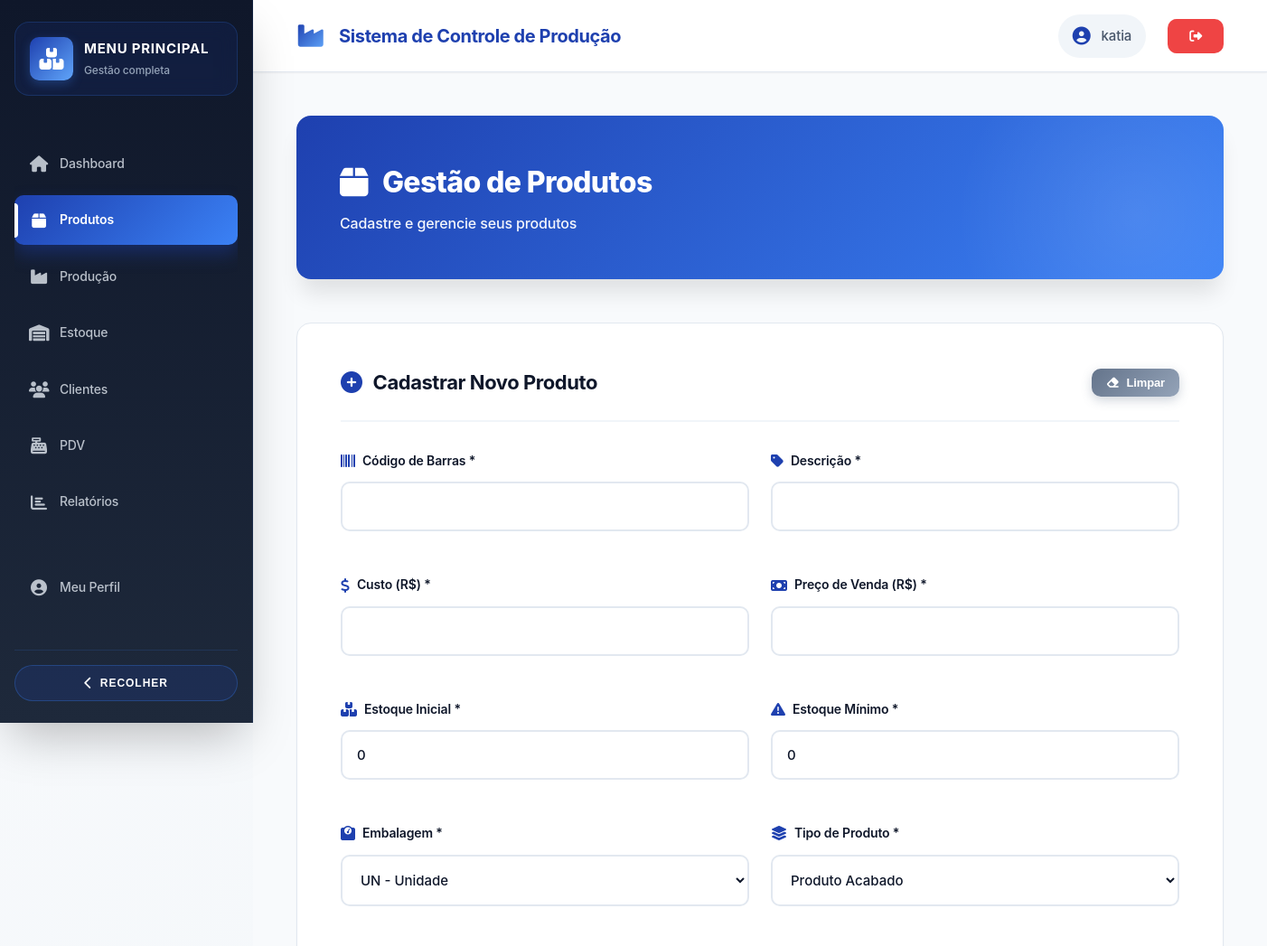
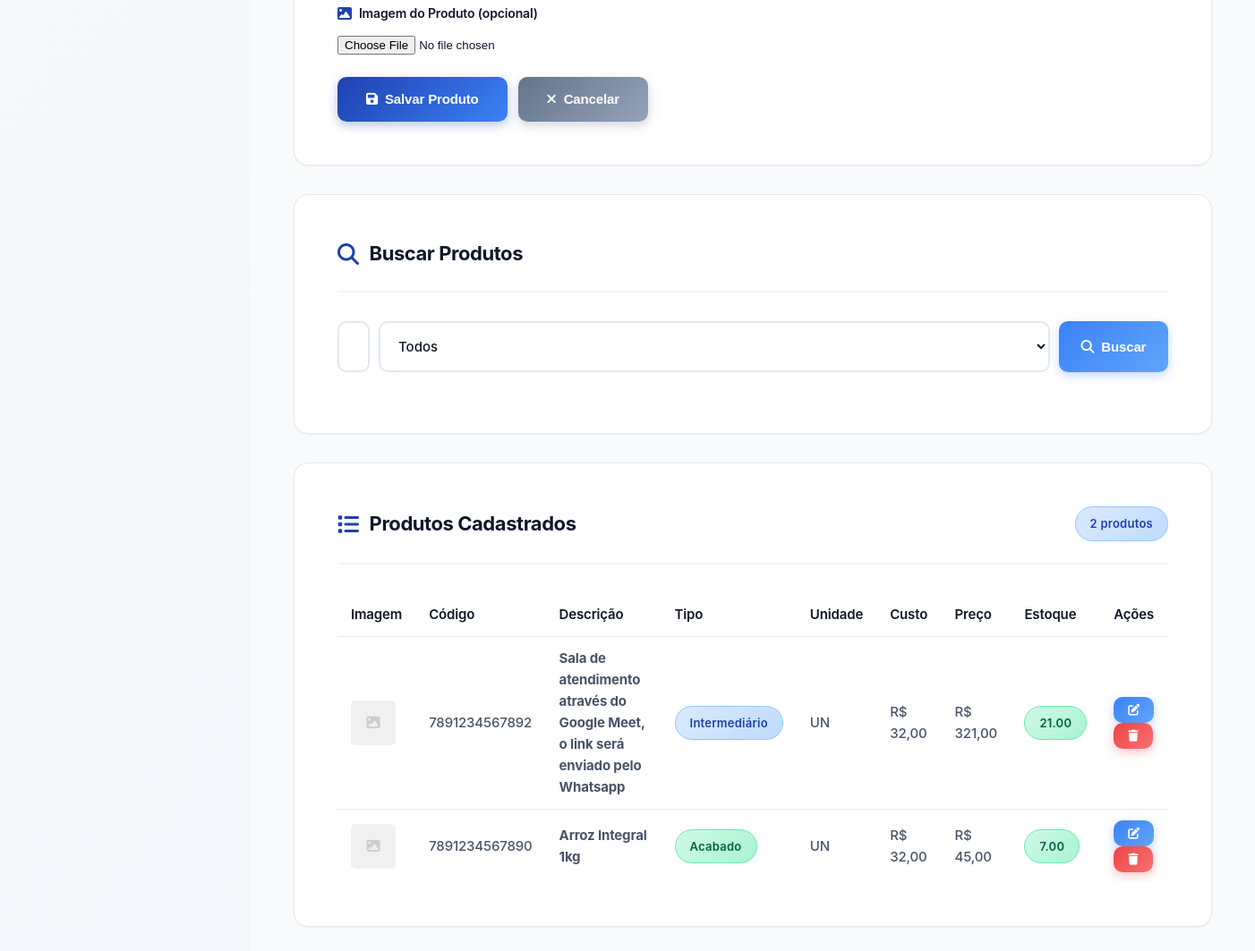
The page /views/products/index.php (signed in) on the database its author committed (2 pictures, top to bottom).
### tables this page shows
CREATE TABLE products (
            id INTEGER PRIMARY KEY AUTOINCREMENT,
            barcode TEXT UNIQUE NOT NULL,
            description TEXT NOT NULL,
            cost REAL NOT NULL,
            price REAL NOT NULL,
            stock REAL DEFAULT 0,
            min_stock REAL DEFAULT 0,
            unit TEXT NOT NULL,
            type TEXT NOT NULL,
            image TEXT,
            created_at DATETIME DEFAULT CURRENT_TIMESTAMP,
            updated_at DATETIME DEFAULT CURRENT_TIMESTAMP
        , category TEXT, brand TEXT, supplier TEXT, max_stock REAL, notes TEXT, status TEXT DEFAULT "active", user_id INTEGER NOT NULL DEFAULT 1);

### config/config.php (called while the page is built, shortened)
<?php
function isLoggedIn() {
    return isset($_SESSION['user_id']);
}
function getCurrentUser() {
    if (isLoggedIn()) {
        return [
            'id' => $_SESSION['user_id'],
            'name' => $_SESSION['user_name'],
            'email' => $_SESSION['user_email']
        ];
    }
    return null;
}
function formatMoney($value) {
    return 'R$ ' . number_format($value, 2, ',', '.');
}
?>

### views/products/index.php (the view, shortened to what this page needs)
<?php
require_once __DIR__ . '/../../config/config.php';
$db = Database::getInstance()->getConnection();
$products = $db->query("SELECT * FROM products ORDER BY created_at DESC")->fetchAll(PDO::FETCH_ASSOC);
?>
<?php include __DIR__ . '/../../components/header.php'; ?>
<div class="main-layout">
    <?php include __DIR__ . '/../../components/sidebar.php'; ?>
    <div class="content-wrapper">
        <?php include __DIR__ . '/../../components/navbar.php'; ?>
        <main class="main-content">
            <div class="page-header">
                <h1><i class="fas fa-box"></i> Gestão de Produtos</h1>
                <p>Cadastre e gerencie seus produtos</p>
            </div>
            <div class="card">
                <div class="card-header">
                    <h3><i class="fas fa-plus-circle"></i> Cadastrar Novo Produto</h3>
                    <button class="btn btn-secondary btn-sm" onclick="limparFormulario()">
                        <i class="fas fa-eraser"></i> Limpar
                    </button>
                </div>
                <form id="productForm" enctype="multipart/form-data">
                    <div class="form-row">
                        <div class="form-group">
                            <label for="barcode">
                                <i class="fas fa-barcode"></i>
                                Código de Barras *
                            </label>
                            <input type="text" id="barcode" name="barcode" required>
                        </div>
                        <div class="form-group">
                            <label for="description">
                                <i class="fas fa-tag"></i>
                                Descrição *
                            </label>
                            <input type="text" id="description" name="description" required>
                        </div>
                    </div>
                    <div class="form-row">
                        <div class="form-group">
                            <label for="cost">
                                <i class="fas fa-dollar-sign"></i>
                                Custo (R$) *
                            </label>
                            <input type="number" id="cost" name="cost" step="0.01" min="0" required>
                        </div>
                        <div class="form-group">
                            <label for="price">
                                <i class="fas fa-money-bill"></i>
                                Preço de Venda (R$) *
                            </label>
                            <input type="number" id="price" name="price" step="0.01" min="0" required>
                        </div>
                    </div>
                    <div class="form-row">
                        <div class="form-group">
                            <label for="stock">
                                <i class="fas fa-boxes"></i>
                                Estoque Inicial *
                            </label>
                            <input type="number" id="stock" name="stock" step="0.01" min="0" value="0" required>
                        </div>
                        <div class="form-group">
                            <label for="min_stock">
                                <i class="fas fa-exclamation-triangle"></i>
                                Estoque Mínimo *
                            </label>
                            <input type="number" id="min_stock" name="min_stock" step="0.01" min="0" value="0" required>
                        </div>
                    </div>
                    <div class="form-row">
                        <div class="form-group">
                            <label for="unit">
                                <i class="fas fa-weight"></i>
                                Embalagem *
                            </label>
                            <select id="unit" name="unit" required>
                                <option value="un">UN - Unidade</option>
                            </select>
                        </div>
                        <div class="form-group">
                            <label for="type">
                                <i class="fas fa-layer-group"></i>
                                Tipo de Produto *
                            </label>
                            <select id="type" name="type" required>
                                <option value="finished">Produto Acabado</option>
                            </select>
                        </div>
                    </div>
                    <div class="form-group">
                        <label for="image">
                            <i class="fas fa-image"></i>
                            Imagem do Produto (opcional)
                        </label>
                        <input type="file" id="image" name="image" accept="image/*">
                    </div>
                    <div class="btn-group">
                        <button type="submit" class="btn btn-primary">
                            <i class="fas fa-save"></i> Salvar Produto
                        </button>
                        <button type="button" class="btn btn-secondary" onclick="limparFormulario()">
                            <i class="fas fa-times"></i> Cancelar
                        </button>
                    </div>
                </form>
            </div>
            <div class="card">
                <div class="card-header">
                    <h3><i class="fas fa-search"></i> Buscar Produtos</h3>
                </div>
                <div class="search-box">
                    <input type="text" id="searchInput" placeholder="Digite para buscar...">
                    <select id="searchType">
                        <option value="all">Todos</option>
                    </select>
                    <button class="btn btn-info" onclick="buscarProdutos()">
                        <i class="fas fa-search"></i> Buscar
                    </button>
                </div>
            </div>
            <div class="card">
                <div class="card-header">
                    <h3><i class="fas fa-list"></i> Produtos Cadastrados</h3>
                    <span class="badge badge-info" id="totalProducts"><?php echo count($products); ?> produtos</span>
                </div>
                <div class="table-responsive">
                    <table class="table">
                        <thead>
                            <tr>
                                <th>Imagem</th>
                                <th>Código</th>
                                <th>Descrição</th>
                                <th>Tipo</th>
                                <th>Unidade</th>
                                <th>Custo</th>
                                <th>Preço</th>
                                <th>Estoque</th>
                                <th>Ações</th>
                            </tr>
                        </thead>
                        <tbody id="productsTableBody">
                            <?php foreach ($products as $product): ?>
                                <tr>
                                    <td>
                                        <?php if ($product['image']): ?>
                                            <img src="<?php echo BASE_URL . $product['image']; ?>" style="width: 50px; height: 50px; object-fit: cover; border-radius: 5px;">
                                        <?php else: ?>
                                            <div style="width: 50px; height: 50px; background: #f0f0f0; border-radius: 5px; display: flex; align-items: center; justify-content: center;">
                                                <i class="fas fa-image" style="color: #ccc;"></i>
                                            </div>
                                        <?php endif; ?>
                                    </td>
                                    <td><?php echo htmlspecialchars($product['barcode']); ?></td>
                                    <td><strong><?php echo htmlspecialchars($product['description']); ?></strong></td>
                                    <td>
                                        <?php
                                        $types = ['finished' => 'Acabado', 'intermediate' => 'Intermediário', 'supply' => 'Insumo'];
                                        $badges = ['finished' => 'success', 'intermediate' => 'info', 'supply' => 'warning'];
                                        ?>
                                        <span class="badge badge-<?php echo $badges[$product['type']]; ?>">
                                            <?php echo $types[$product['type']]; ?>
                                        </span>
                                    </td>
                                    <td><?php echo strtoupper($product['unit']); ?></td>
                                    <td><?php echo formatMoney($product['cost']); ?></td>
                                    <td><?php echo formatMoney($product['price']); ?></td>
                                    <td>
                                        <?php
                                        $stockClass = $product['stock'] <= $product['min_stock'] ? 'badge-danger' : 'badge-success';
                                        ?>
                                        <span class="badge <?php echo $stockClass; ?>">
                                            <?php echo number_format($product['stock'], 2); ?>
                                        </span>
                                    </td>
                                    <td>
                                        <button class="btn btn-info btn-sm" onclick='editarProduto(<?php echo json_encode($product); ?>)' title="Editar">
                                            <i class="fas fa-edit"></i>
                                        </button>
                                        <button class="btn btn-danger btn-sm" onclick="excluirProduto(<?php echo $product['id']; ?>)" title="Excluir">
                                            <i class="fas fa-trash"></i>
                                        </button>
                                    </td>
                                </tr>
                            <?php endforeach; ?>
                        </tbody>
                    </table>
                </div>
            </div>
        </main>
    </div>
</div>
<?php include __DIR__ . '/../../components/footer.php'; ?>

### components/header.php (shortened to what this page needs)
<!DOCTYPE html>
<html lang="pt-br">
<head>
    <link rel="stylesheet" href="https://cdnjs.cloudflare.com/ajax/libs/font-awesome/6.4.0/css/all.min.css">
    <link rel="stylesheet" href="<?php echo BASE_URL; ?>assets/css/style.css">
</head>
<body>

### components/sidebar.php (shortened to what this page needs)
<?php
$currentPage = basename($_SERVER['PHP_SELF'], '.php');
$requestUri  = $_SERVER['REQUEST_URI'];
?>
<aside class="sidebar" id="appSidebar">
    <div class="sidebar-header">
        <div class="sidebar-logo">
            <i class="fas fa-boxes"></i>
        </div>
        <div class="sidebar-title">
            <span class="sidebar-title-main">Menu Principal</span>
            <span class="sidebar-title-sub">Gestão completa</span>
        </div>
    </div>
    <nav class="sidebar-menu">
        <a href="<?php echo BASE_URL; ?>views/dashboard.php"
           class="menu-item <?php echo $currentPage === 'dashboard' ? 'active' : ''; ?>"
           title="Dashboard">
            <i class="fas fa-home"></i>
            <span class="menu-text">Dashboard</span>
        </a>
        <a href="<?php echo BASE_URL; ?>views/products/"
           class="menu-item <?php echo strpos($requestUri, '/products/') !== false ? 'active' : ''; ?>"
           title="Produtos">
            <i class="fas fa-box"></i>
            <span class="menu-text">Produtos</span>
        </a>
        <a href="<?php echo BASE_URL; ?>views/production/"
           class="menu-item <?php echo strpos($requestUri, '/production/') !== false ? 'active' : ''; ?>"
           title="Produção">
            <i class="fas fa-industry"></i>
            <span class="menu-text">Produção</span>
        </a>
        <a href="<?php echo BASE_URL; ?>views/stock/"
           class="menu-item <?php echo strpos($requestUri, '/stock/') !== false ? 'active' : ''; ?>"
           title="Estoque">
            <i class="fas fa-warehouse"></i>
            <span class="menu-text">Estoque</span>
        </a>
        <a href="<?php echo BASE_URL; ?>views/clients/"
           class="menu-item <?php echo strpos($requestUri, '/clients/') !== false ? 'active' : ''; ?>"
           title="Clientes">
            <i class="fas fa-users"></i>
            <span class="menu-text">Clientes</span>
        </a>
        <a href="<?php echo BASE_URL; ?>views/pdv/"
           class="menu-item <?php echo strpos($requestUri, '/pdv/') !== false ? 'active' : ''; ?>"
           title="PDV">
            <i class="fas fa-cash-register"></i>
            <span class="menu-text">PDV</span>
        </a>
        <a href="<?php echo BASE_URL; ?>views/reports/"
           class="menu-item <?php echo strpos($requestUri, '/reports/') !== false ? 'active' : ''; ?>"
           title="Relatórios">
            <i class="fas fa-chart-bar"></i>
            <span class="menu-text">Relatórios</span>
        </a>
        <a href="<?php echo BASE_URL; ?>views/profile/"
           class="menu-item <?php echo strpos($requestUri, '/profile/') !== false ? 'active' : ''; ?>"
           title="Meu Perfil">
            <i class="fas fa-user-circle"></i>
            <span class="menu-text">Meu Perfil</span>
        </a>
        <a href="<?php echo BASE_URL; ?>views/settings/"
           class="menu-item <?php echo strpos($requestUri, '/settings/') !== false ? 'active' : ''; ?>"
           title="Configurações">
        </a>
    </nav>
    <div class="sidebar-footer">
        <button class="sidebar-toggle" id="sidebarToggle" type="button">
            <i class="fas fa-chevron-left"></i>
            <span class="toggle-text">Recolher</span>
        </button>
    </div>
</aside>

### components/navbar.php
<?php
$currentUser = getCurrentUser();
?>
<nav class="navbar">
    <div class="navbar-brand">
        <i class="fas fa-industry"></i>
        <span><?php echo APP_NAME; ?></span>
    </div>
    <div class="navbar-user">
        <div class="user-info">
            <i class="fas fa-user-circle"></i>
            <span><?php echo htmlspecialchars($currentUser['name']); ?></span>
        </div>
        <a href="<?php echo BASE_URL; ?>logout.php" class="btn-logout" title="Sair">
            <i class="fas fa-sign-out-alt"></i>
        </a>
    </div>
</nav>

### components/footer.php (shortened to what this page needs)
</body>
</html>

### rows shown on the page
products: barcode "7891234567892", description "Sala de atendimento através do Google Meet, o link será enviado pelo Whatsapp", type "Intermediário", unit "UN", cost "R$ 32,00", price "R$ 321,00", stock "21.00"
products: barcode "7891234567890", description "Arroz Integral 1kg", type "Acabado", unit "UN", cost "R$ 32,00", price "R$ 45,00", stock "7.00"

### other values the page prints
APP_NAME "Sistema de Controle de Produção"
$currentUser['name'] "katia"
count($products) "2"
